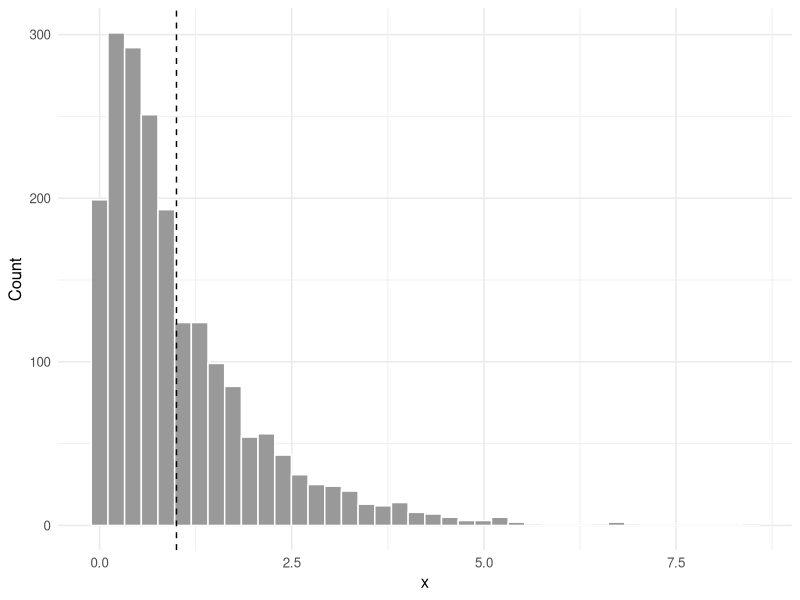
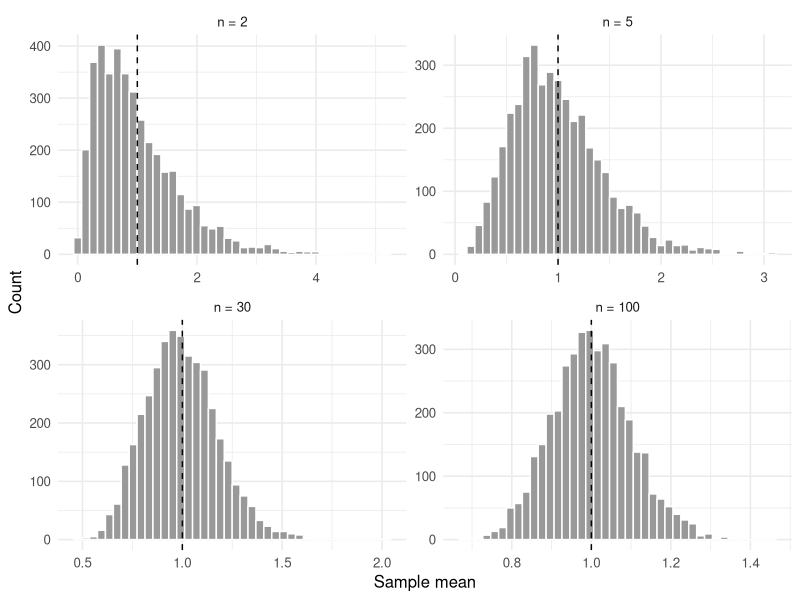

These figures' R source, in order:
## ---- chunk 1
#| label: setup
library(tidyverse)
set.seed(42)
theme_set(theme_minimal(base_size = 12))
## ---- chunk 2
rate <- 1
pop_mean <- 1 / rate
pop_sd   <- 1 / rate

pop_sample <- tibble(x = rexp(2000, rate = rate))
## ---- chunk 3
#| fig-width: 6
#| fig-height: 3.5
pop_sample |>
  ggplot(aes(x)) +
  geom_histogram(bins = 40, fill = "grey60", colour = "white") +
  geom_vline(xintercept = pop_mean, linetype = 2) +
  labs(x = "x", y = "Count")
## ---- chunk 4
# Bias-variance sanity check on the sample mean as an estimator of the
# population mean, across sample sizes.
summarise_means <- function(n, B = 2000) {
  xbars <- replicate(B, mean(rexp(n, rate = rate)))
  tibble(n = n,
         bias = mean(xbars) - pop_mean,
         variance = var(xbars),
         mse = mean((xbars - pop_mean)^2),
         se = sd(xbars))
}
bv <- map_dfr(c(5, 10, 30, 100, 500), summarise_means)
bv
## ---- chunk 5
sim_means <- function(n, B = 4000) {
  replicate(B, mean(rexp(n, rate = rate)))
}

means_df <- bind_rows(
  tibble(n = "n = 2",   mean = sim_means(2)),
  tibble(n = "n = 5",   mean = sim_means(5)),
  tibble(n = "n = 30",  mean = sim_means(30)),
  tibble(n = "n = 100", mean = sim_means(100))
) |>
  mutate(n = factor(n, levels = c("n = 2", "n = 5", "n = 30", "n = 100")))
## ---- chunk 6
#| fig-width: 8
#| fig-height: 3.5
means_df |>
  ggplot(aes(mean)) +
  geom_histogram(bins = 40, fill = "grey60", colour = "white") +
  facet_wrap(~ n, scales = "free") +
  geom_vline(xintercept = pop_mean, linetype = 2) +
  labs(x = "Sample mean", y = "Count")
## ---- chunk 7
# Check SE shrinking like pop_sd / sqrt(n).
bv |> mutate(expected_se = pop_sd / sqrt(n),
             ratio = se / expected_se)
## ---- chunk 8
sessionInfo()
